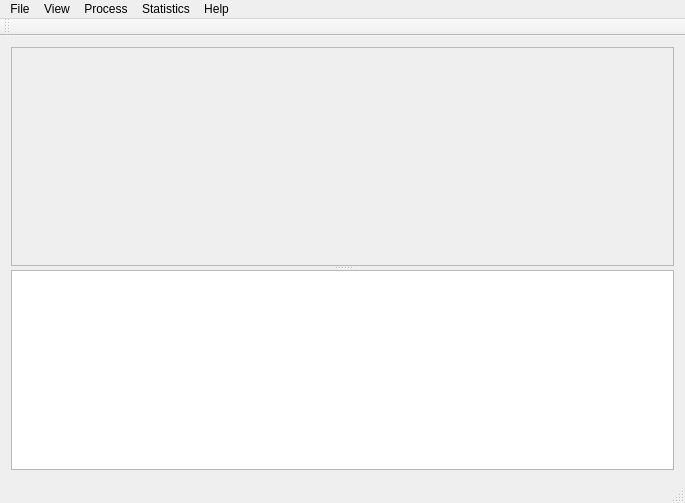
<?xml version="1.0" encoding="UTF-8"?>
<ui version="4.0">
 <class>MainWindow</class>
 <widget class="QMainWindow" name="MainWindow">
  <property name="geometry">
   <rect>
    <x>0</x>
    <y>0</y>
    <width>685</width>
    <height>503</height>
   </rect>
  </property>
  <property name="windowTitle">
   <string>MainWindow</string>
  </property>
  <widget class="QWidget" name="centralWidget">
   <layout class="QGridLayout" name="gridLayout">
    <item row="0" column="0">
     <layout class="QVBoxLayout" name="verticalLayout_2">
      <property name="sizeConstraint">
       <enum>QLayout::SetDefaultConstraint</enum>
      </property>
      <item>
       <widget class="QSplitter" name="MainSplitter">
        <property name="sizePolicy">
         <sizepolicy hsizetype="Preferred" vsizetype="Expanding">
          <horstretch>0</horstretch>
          <verstretch>0</verstretch>
         </sizepolicy>
        </property>
        <property name="orientation">
         <enum>Qt::Vertical</enum>
        </property>
        <widget class="QFrame" name="frame">
         <property name="enabled">
          <bool>true</bool>
         </property>
         <property name="sizePolicy">
          <sizepolicy hsizetype="Expanding" vsizetype="Expanding">
           <horstretch>0</horstretch>
           <verstretch>0</verstretch>
          </sizepolicy>
         </property>
         <property name="maximumSize">
          <size>
           <width>16777215</width>
           <height>10000</height>
          </size>
         </property>
         <property name="frameShape">
          <enum>QFrame::StyledPanel</enum>
         </property>
         <property name="frameShadow">
          <enum>QFrame::Raised</enum>
         </property>
        </widget>
        <widget class="QTextEdit" name="textEdit">
         <property name="enabled">
          <bool>true</bool>
         </property>
         <property name="sizePolicy">
          <sizepolicy hsizetype="Expanding" vsizetype="Expanding">
           <horstretch>0</horstretch>
           <verstretch>0</verstretch>
          </sizepolicy>
         </property>
         <property name="maximumSize">
          <size>
           <width>16777215</width>
           <height>200</height>
          </size>
         </property>
         <property name="readOnly">
          <bool>true</bool>
         </property>
        </widget>
       </widget>
      </item>
     </layout>
    </item>
   </layout>
  </widget>
  <widget class="QMenuBar" name="menuBar">
   <property name="geometry">
    <rect>
     <x>0</x>
     <y>0</y>
     <width>685</width>
     <height>21</height>
    </rect>
   </property>
   <widget class="QMenu" name="menuFile">
    <property name="title">
     <string>File</string>
    </property>
    <addaction name="actionNew_Project"/>
    <addaction name="actionOpen_Project"/>
    <addaction name="actionSave_Project"/>
    <addaction name="actionSave_Project_As"/>
    <addaction name="separator"/>
    <addaction name="actionExport_as"/>
    <addaction name="actionExport_image_as"/>
    <addaction name="separator"/>
    <addaction name="actionQuit"/>
   </widget>
   <widget class="QMenu" name="menuProcess">
    <property name="title">
     <string>Process</string>
    </property>
    <addaction name="actionNoise_Filling"/>
    <addaction name="actionPeak_Filtering"/>
    <addaction name="actionQuality_Assurance"/>
    <addaction name="actionNormalisation"/>
    <addaction name="actionMissing_Values_Imputation"/>
    <addaction name="actionTransformation"/>
    <addaction name="actionScaling"/>
    <addaction name="separator"/>
    <addaction name="actionComplete"/>
   </widget>
   <widget class="QMenu" name="menuStatistics">
    <property name="title">
     <string>Statistics</string>
    </property>
    <widget class="QMenu" name="menuUnivariate">
     <property name="title">
      <string>Univariate</string>
     </property>
     <widget class="QMenu" name="menuParametric">
      <property name="title">
       <string>Parametric</string>
      </property>
      <addaction name="actionT_test"/>
      <addaction name="actionANOVA_one_way"/>
     </widget>
     <widget class="QMenu" name="menuNon_parametric">
      <property name="title">
       <string>Non-parametric</string>
      </property>
      <addaction name="actionMann_Whitney_U_test"/>
      <addaction name="actionKruskal_Wallis"/>
     </widget>
     <addaction name="menuParametric"/>
     <addaction name="menuNon_parametric"/>
    </widget>
    <widget class="QMenu" name="menuMultivariate">
     <property name="title">
      <string>Multivariate</string>
     </property>
     <addaction name="actionPCA_1"/>
     <addaction name="actionPLS_DA"/>
    </widget>
    <addaction name="menuUnivariate"/>
    <addaction name="menuMultivariate"/>
    <addaction name="separator"/>
    <addaction name="actionNormality_Assessment"/>
   </widget>
   <widget class="QMenu" name="menuHelp">
    <property name="title">
     <string>Help</string>
    </property>
    <addaction name="actionAbout"/>
   </widget>
   <widget class="QMenu" name="menuView">
    <property name="title">
     <string>View</string>
    </property>
    <addaction name="actionShow_current_project"/>
   </widget>
   <addaction name="menuFile"/>
   <addaction name="menuView"/>
   <addaction name="menuProcess"/>
   <addaction name="menuStatistics"/>
   <addaction name="menuHelp"/>
  </widget>
  <widget class="QToolBar" name="mainToolBar">
   <attribute name="toolBarArea">
    <enum>TopToolBarArea</enum>
   </attribute>
   <attribute name="toolBarBreak">
    <bool>false</bool>
   </attribute>
  </widget>
  <widget class="QStatusBar" name="statusBar"/>
  <action name="actionNew_Project">
   <property name="text">
    <string>New Project...</string>
   </property>
  </action>
  <action name="actionOpen_Project">
   <property name="text">
    <string>Open Project...</string>
   </property>
  </action>
  <action name="actionSave_Project">
   <property name="text">
    <string>Save Project</string>
   </property>
  </action>
  <action name="actionSave_Project_As">
   <property name="text">
    <string>Save Project As...</string>
   </property>
  </action>
  <action name="actionExport_as">
   <property name="text">
    <string>Export as...</string>
   </property>
  </action>
  <action name="actionQuit">
   <property name="text">
    <string>Quit</string>
   </property>
  </action>
  <action name="actionNoise_Filling">
   <property name="text">
    <string>Noise Filling</string>
   </property>
  </action>
  <action name="actionPeak_Filtering">
   <property name="text">
    <string>Peak Filtering</string>
   </property>
  </action>
  <action name="actionQuality_Assurance">
   <property name="text">
    <string>Quality Assurance</string>
   </property>
  </action>
  <action name="actionNormalisation">
   <property name="text">
    <string>Normalisation</string>
   </property>
  </action>
  <action name="actionMissing_Values_Imputation">
   <property name="text">
    <string>Missing Values Imputation</string>
   </property>
  </action>
  <action name="actionTransformation">
   <property name="text">
    <string>Transformation</string>
   </property>
  </action>
  <action name="actionScaling">
   <property name="text">
    <string>Scaling</string>
   </property>
  </action>
  <action name="actionComplete">
   <property name="text">
    <string>Complete</string>
   </property>
  </action>
  <action name="actionNormality_Assessment">
   <property name="text">
    <string>Normality Assessment</string>
   </property>
  </action>
  <action name="actionExport_image_as">
   <property name="text">
    <string>Export image as...</string>
   </property>
  </action>
  <action name="actionT_test">
   <property name="text">
    <string>t-test (paired/unpaired)</string>
   </property>
  </action>
  <action name="actionT_test_paired">
   <property name="text">
    <string>t-test (paired)</string>
   </property>
  </action>
  <action name="actionANOVA_one_way">
   <property name="text">
    <string>ANOVA (one-way)</string>
   </property>
  </action>
  <action name="actionMann_Whitney_U_test_unpaired">
   <property name="text">
    <string>Mann Whitney-U test (unpaired)</string>
   </property>
  </action>
  <action name="actionMann_Whitney_U_test">
   <property name="text">
    <string>Mann Whitney-U test (paired/unpaired)</string>
   </property>
  </action>
  <action name="actionKruskal_Wallis">
   <property name="text">
    <string>Kruskal-Wallis</string>
   </property>
  </action>
  <action name="actionPLS_DA">
   <property name="text">
    <string>PLS-DA</string>
   </property>
  </action>
  <action name="actionShow_current_project">
   <property name="text">
    <string>Show current project</string>
   </property>
  </action>
  <action name="actionScore_plot">
   <property name="text">
    <string>Score plot</string>
   </property>
  </action>
  <action name="actionLoading_plot">
   <property name="text">
    <string>Loading plot</string>
   </property>
  </action>
  <action name="actionAbout">
   <property name="text">
    <string>About</string>
   </property>
  </action>
  <action name="actionPCA_1">
   <property name="text">
    <string>PCA</string>
   </property>
  </action>
 </widget>
 <layoutdefault spacing="6" margin="11"/>
 <resources/>
 <connections/>
</ui>
